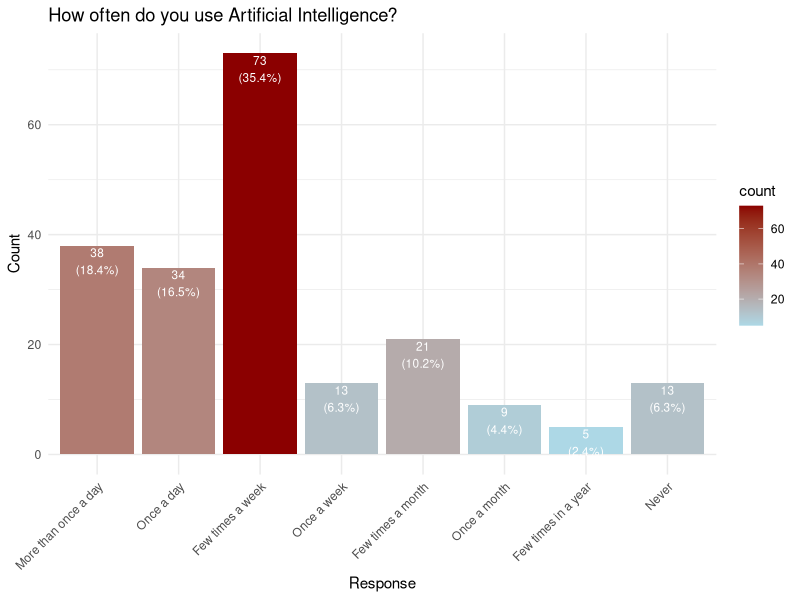

Here is the R script that generated this plot:
#The code in R for the plot representing the frequency of AI usage among our responders
library(ggplot2)
library(scales)

# Create the data frame
poll_results <- data.frame(
  response = c("More than once a day", "Once a day", "Few times a week", "Once a week", 
               "Few times a month", "Once a month", "Few times in a year", "Never"),
  count = c(38, 34, 73, 13, 21, 9, 5, 13)
)

# Convert response to factor to preserve order
poll_results$response <- factor(poll_results$response, 
                                levels = c("More than once a day", "Once a day", 
                                           "Few times a week", "Once a week", 
                                           "Few times a month", "Once a month", 
                                           "Few times in a year", "Never"))
total_count <- sum(poll_results$count)
poll_results$percent <- poll_results$count / total_count

# Create heatmap-style bar plot
ggplot(poll_results, aes(x = response, y = count, fill = count)) +
  geom_bar(stat = "identity") +
  scale_fill_gradient(low = "lightblue", high = "darkred") +  # Heatmap-like gradient
  geom_text(aes(label = paste0(count, "\n(", percent(percent, accuracy = 0.1), ")")), 
            vjust = 1.1, size = 3.0, color = "white") +
  labs(title = "How often do you use Artificial Intelligence?", x = "Response", y = "Count") +
  theme_minimal() +
  theme(axis.text.x = element_text(angle = 45, hjust = 1))